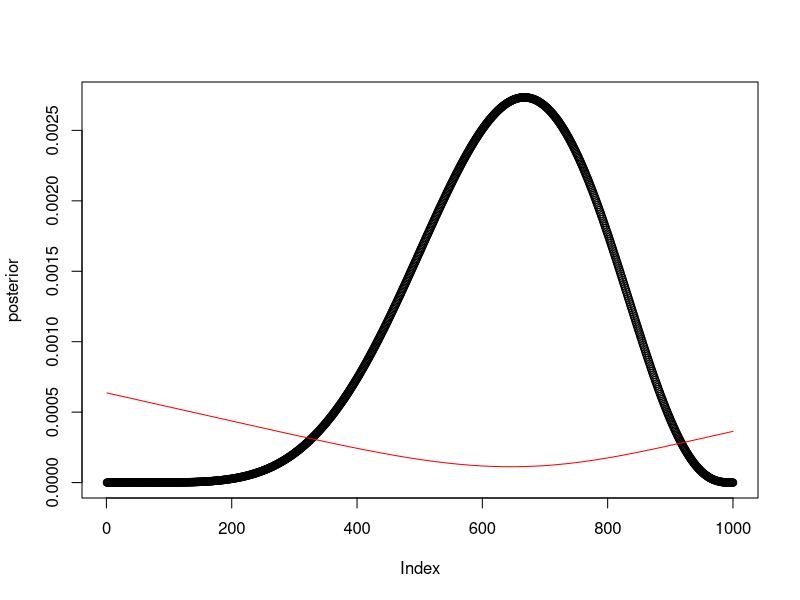
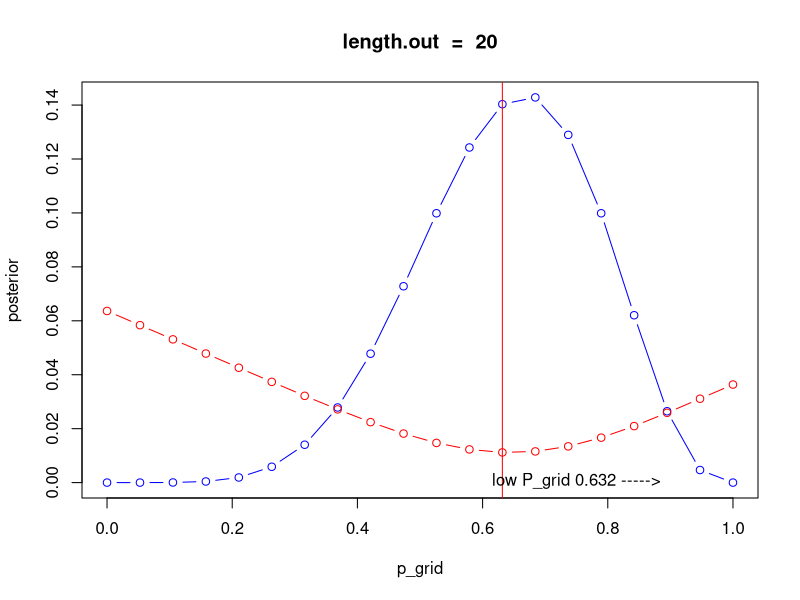
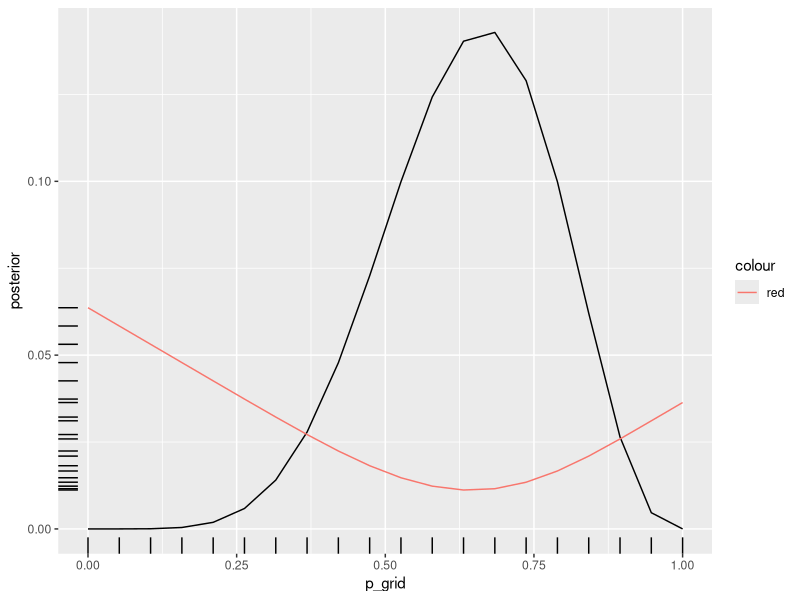
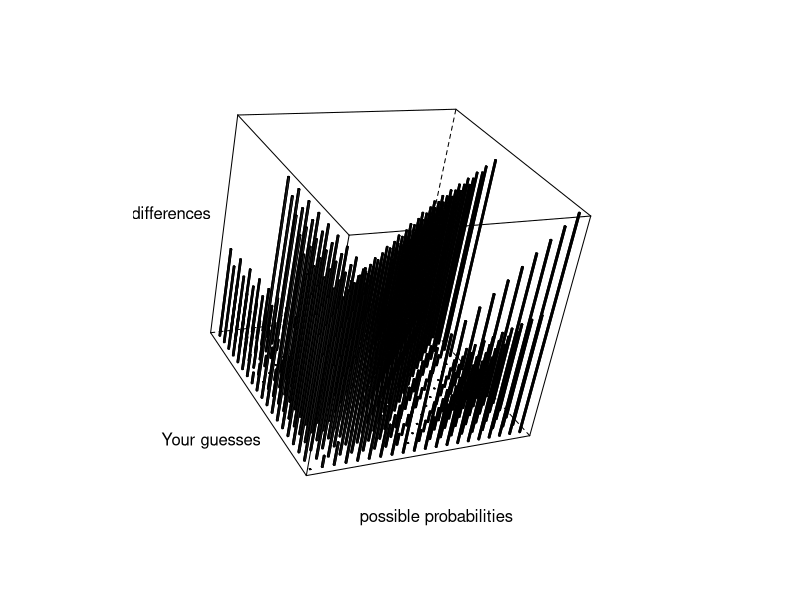
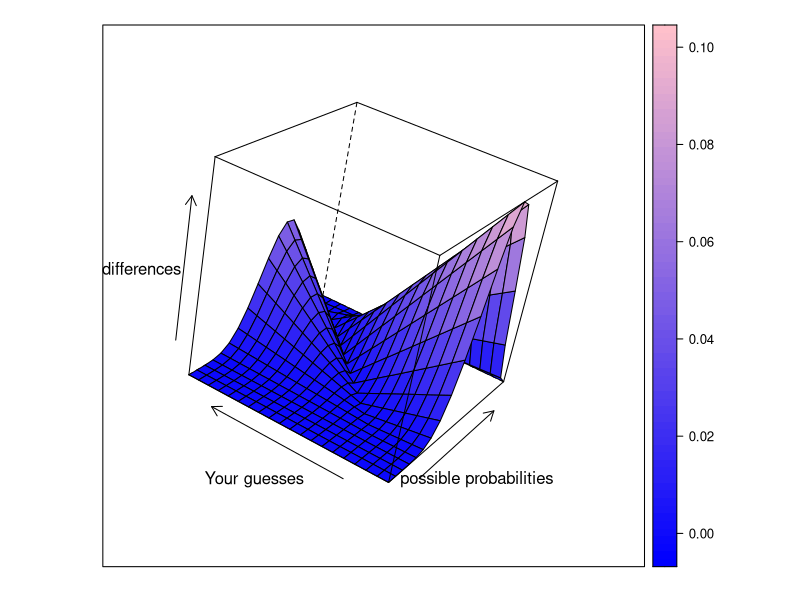

Source code (R) for these figures, in order:
#the moral of this work below is that this code

#loss<-sapply(p_grid,function(d) sum(posterior*abs(d-p_grid)))

##creates a matrix of differences of p_grid, multiplies each element in this matrix by corresponding posterior to weight each of those items, then sums them by coloum to create a vector of loss estimates for each value of p_grid.  

library(tidyr)
library(dplyr)
library(ggplot2)
library(latticeExtra)

p_grid <-seq(0,1,length.out=1000)
prior<- rep(1,1000)
likelihood<-dbinom(6,9,prob=p_grid)
posterior<-likelihood*prior
posterior<-posterior/sum(posterior)

samples<-sample(p_grid,1e4,prob=posterior,replace=T)
plot(posterior)

loss<-sapply(p_grid,function(d) sum(posterior*abs(d-p_grid)))
lines(loss/1000,col='red')
p_grid[which.min(loss)]
median(samples)
mean(samples)

length(samples)


############
n=20
p_grid <-seq(0,1,length.out=n)
prior<- rep(1,n)
likelihood<-dbinom(6,9,prob=p_grid)
posterior<-likelihood*prior
posterior<-posterior/sum(posterior)
unst.posterior<-likelihood*prior

Calculate_loss<-function(d) {
  for (i in 1:length(d)) {
    return((abs(d[i]-p_grid)))   #this creates a matrix of p_grid differences; diagnol == zero
  } 
  }

loss<-sapply(p_grid,Calculate_loss) #this creates The matrix
unst.posterior   #for output comp
loss  #for output comp
posterior*loss  #notice that the vector posterior multiplies column by col, not by row, so transpose in head,

loss.1<-apply(loss,2,sum) # collapses grid into vector, the final desired output
#note the above if you change from 2 to 1 (col to row) eval, you flip the loss curve

loss.2<-sapply(p_grid,function(d) sum(posterior*abs(d-p_grid))) #original formula from book

plot(posterior,x=p_grid,type='b',col='blue',main = paste("length.out  = ",length(p_grid)))
lines(loss.2/10,x=p_grid,type='b',col='red')
abline(v=p_grid[which.min(loss.2)],col='red')
graph_text<-paste("low P_grid",round(p_grid[which.min(loss.2)],3),"----->")
text(y=.0005,x=.75,labels=graph_text)




#the moral of the story.  The posterior curve is mirror/flipped, transposed so that each posterior score is fed through the columsn of the P_grid difference matrix.  This amplifies the deviation of guess to correct when big, but if the deviation of guess from correctis small, or zero, the posterior score will have very little, if any effect on the loss.  

#using ggplot and original data of n=100

df<-data_frame(p_grid,posterior)
p<-ggplot(df, aes(p_grid,posterior))
p+geom_line()+geom_line(aes(y=loss.2/10,color='red'))+geom_rug(aes(x=p_grid,y=loss.2/10))


loss.df<-as_data_frame(loss)
colnames(loss.df)<-paste0("diff",seq(1,n))
tidy.loss.df<-loss.df %>% gather(difference,value)
tidy.loss.df<-cbind(p_grid,tidy.loss.df)
#loss.p<-ggplot(tidy.loss.df,aes(x=value))
#loss.p+geom_bar()+facet_wrap(~difference)




#see countourplot for density 
 cloud(value~as.factor(p_grid)+as.factor(difference), tidy.loss.df[tidy.loss.df$difference != "diff20",], 
       panel.3d.cloud=panel.3dbars, 
       col.facet='grey', 
      xbase=0.1, 
      ybase=0.1, 
#      scales=list(arrows=FALSE, col=1),
      screen = list(z = 10, x = -60,y=20),
      xlab = "possible probabilities",
      ylab = 'Your guesses',
      zlab = "differences",
      par.settings = list(axis.line = list(col = "transparent"))
      )
 
 wireframe(posterior*loss,drape=T,
           #light.source = c(10,10,10), 
           screen = list(z = 40, x = -60, y=20),
           xlab = "possible probabilities",
           ylab = 'Your guesses',
           zlab = "differences",
           col.regions = colorRampPalette(c("blue", "pink"))(100)
           )
 
 
 
